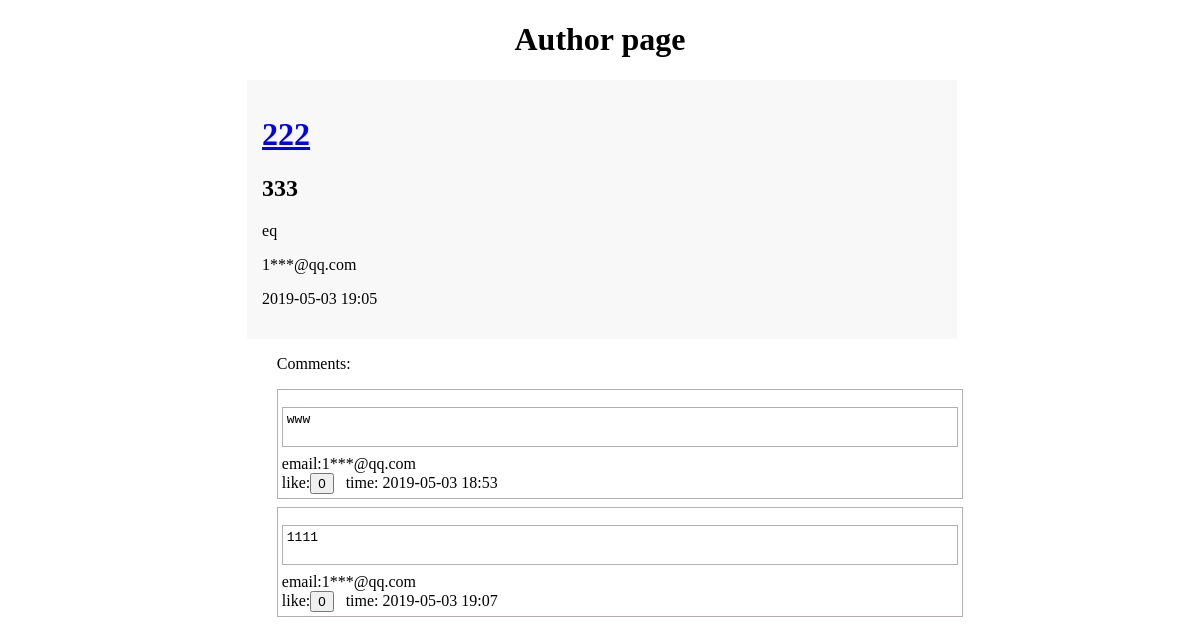
Page /author/11111@qq.com on the committed database.
### tables this page shows
CREATE TABLE Publish
(
    id text PRIMARY KEY,
    fname text,
    title text,
    abstract text,
    desc text,
    email text,
    path text,
    time text
);

CREATE TABLE Article
(
    id text,
    thumb text,
    comment text,
    email text,
    time text,
    comment_id integer PRIMARY KEY AUTOINCREMENT NOT NULL,
    CONSTRAINT Article_Publish_id_fk FOREIGN KEY (id) REFERENCES Publish (id)
);

### app.py (the view)
@app.route('/author/<email>')
def author(email):
    info = Serverdatabase.get_author(email)
    info1 = Serverdatabase.get_author1(email)
    tool = Tool()
    return render_template('author.html', info = info, info1 = info1, tool = tool)

### app.py (called while the page is built)
@app.after_request
def after_request(response):
    if request.path.startswith('/'):
        id = request.path[request.path.rfind('/', 0)+1:]
        print(id)
        ip = request.remote_addr
        print(ip)
        Serverdatabase.set_count(id, ip)
    return response

@app.before_request
def before_request():
    if request.path.startswith('/publish/'):
        verify = Verify()
        verify.show()

@app.before_request
def beforeRequest():
    ip = request.remote_addr
    Serverdatabase.record_ip(ip)

    def jiami(self, email):
        email3 = email
        count1 = len(email)
        email = email[0:email.rfind('@', 0)]
        count = len(email)
        email1 = email[0:int(count / 3)]
        email2 = email[int(count / 3):count]
        email2 = email2.replace(email2, "***")
        email4 = email3[count:count1]
        email5 = email1 + email2 + email4
        return email5

### publish.py (called while the page is built)
    @staticmethod
    def set_count(id, ip):
        conn = sqlite3.connect('server.sqlite3')
        c = conn.cursor()
        sql = 'select * from Browse where id = \''+id+'\' and ip = \'' + ip + '\''
        c.execute(sql)
        data = c.fetchall()
        if data == []:
            c.execute('Insert into Browse(id, count, ip) values (?,?,?)',(id, 1, ip))
            conn.commit()
            c.close()
            conn.close()
        else:
            conn.commit()
            c.close()
            conn.close()

    @staticmethod
    def record_ip(ip):
        conn = sqlite3.connect('server.sqlite3')
        c = conn.cursor()
        sql = 'select * from IP where ip = \'' + ip + '\''
        c.execute(sql)
        data = c.fetchall()
        if data == []:
            c.execute("INSERT into IP(ip) values (?)", (ip,))
            conn.commit()
            c.close()
            conn.close()
        else:
            c.close()
            conn.close()

    @staticmethod
    def get_author(email):
        conn = sqlite3.connect('server.sqlite3')
        c = conn.cursor()
        sql = 'select * from main.Publish where email = \''+email+'\''
        c.execute(sql)
        data = c.fetchall()
        conn.commit()
        c.close()
        conn.close()
        return data

### templates/author.html (shortened to what this page needs)
<!DOCTYPE html>
<html lang="en">
<head>
</head>
<body>
<h1 align="center">Author page</h1>
<ol>
{% autoescape false %}
{% for item in info %}
    <li class="li"> <div class="content"><h1><a href = "/{{ item[0] }}">{{ item[2] }}</a> </h1> <h2>{{ item[3] }} </h2> <p>{{ item[4] }}</p><p> {{ tool.jiami(item[5]) }}</p><p> {{ item[7] }}</p></div></li>
{% endfor %}
{% endautoescape %}
<div id = "content">
   <p>Comments:</p>
{% autoescape false %}
{% for item in info1 %}
  <div class="comment"><pre class="comment"><li>{{ item[2] }}</li><br/></pre>
      email:{{ tool.jiami(item[3]) }}
      <br/>
      like:<button id="btn_zan">0</button>&nbsp;&nbsp;
      time: {{ item[4] }}
  </div>
  {% endfor %}
{% endautoescape %}
  </div><br/>
</ol>
</body>
</html>

### templates/author.html (style rules this page uses)
#content { margin-left:20%; margin-right: 20%; margin-bottom: 5px; }
.comment { border-style: solid; padding: 4px; border-color: #B4AEAE; margin-bottom: 8px; border-width: thin; }
li { list-style: none; }
.li { list-style-type: none; background-color: #f8f8f8; margin-top: 20px; padding: 15px; margin-right: 20.5%; margin-left: 17.4%; }

### rows in the picture
Publish: title "222", abstract "333", desc "eq", jiami "1***@qq.com", time "2019-05-03 19:05"
Article: comment "www", jiami "1***@qq.com", time "2019-05-03 18:53"
Article: comment "1111", jiami "1***@qq.com", time "2019-05-03 19:07"
